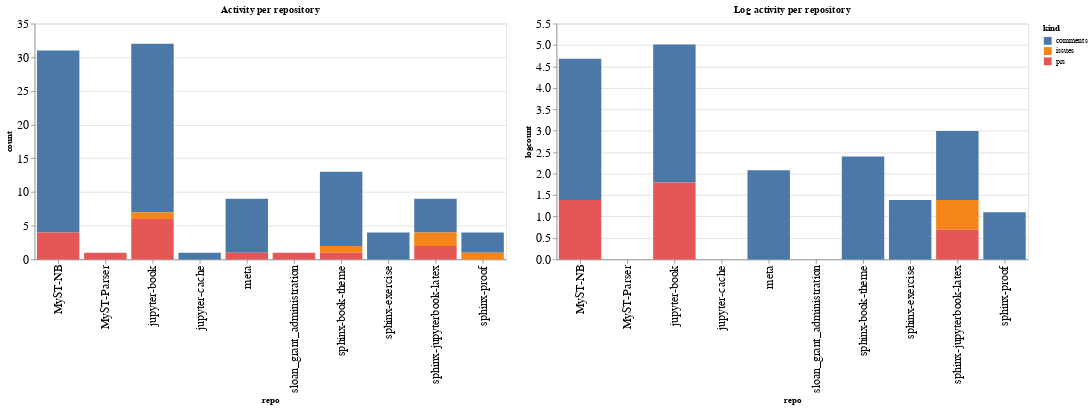

Notebook code for this chart:
### Code cell
ch1 = alt.Chart(repo_summaries, width=600, title="Activity per repository").mark_bar().encode(
    x='repo',
    y='count',
    color='kind',
    tooltip="kind"
)

ch2 = alt.Chart(repo_summaries, width=600, title="Log activity per repository").mark_bar().encode(
    x='repo',
    y='logcount',
    color='kind',
    tooltip="kind"
)

ch1 | ch2

### Figure 1 — Vega-Lite specification as saved in the notebook (floating-point values rounded to 4 significant figures)
{"config": {"axisLeft": {"labelFontSize": 15}, "axisBottom": {"labelFontSize": 15}}, "hconcat": [{"mark": "bar", "encoding": {"color": {"type": "nominal", "field": "kind"}, "tooltip": {"type": "nominal", "field": "kind"}, "x": {"type": "nominal", "field": "repo"}, "y": {"type": "quantitative", "field": "count"}}, "title": "Activity per repository", "width": 600}, {"mark": "bar", "encoding": {"color": {"type": "nominal", "field": "kind"}, "tooltip": {"type": "nominal", "field": "kind"}, "x": {"type": "nominal", "field": "repo"}, "y": {"type": "quantitative", "field": "logcount"}}, "title": "Log activity per repository", "width": 600}], "data": {"name": "data-67240293dc2d2fb8eb02f8e215dbd7a5"}, "$schema": "https://vega.github.io/schema/vega-lite/v4.8.1.json", "datasets": {"data-67240293dc2d2fb8eb02f8e215dbd7a5": [{"repo": "MyST-NB", "kind": "comments", "count": 27, "logcount": 3.296}, {"repo": "MyST-NB", "kind": "prs", "count": 4, "logcount": 1.386}, {"repo": "MyST-Parser", "kind": "prs", "count": 1, "logcount": 0.0}, {"repo": "jupyter-book", "kind": "comments", "count": 25, "logcount": 3.219}, {"repo": "jupyter-book", "kind": "issues", "count": 1, "logcount": 0.0}, {"repo": "jupyter-book", "kind": "prs", "count": 6, "logcount": 1.792}, {"repo": "jupyter-cache", "kind": "comments", "count": 1, "logcount": 0.0}, {"repo": "meta", "kind": "comments", "count": 8, "logcount": 2.079}, {"repo": "meta", "kind": "prs", "count": 1, "logcount": 0.0}, {"repo": "sloan_grant_administration", "kind": "prs", "count": 1, "logcount": 0.0}, {"repo": "sphinx-book-theme", "kind": "comments", "count": 11, "logcount": 2.398}, {"repo": "sphinx-book-theme", "kind": "issues", "count": 1, "logcount": 0.0}, {"repo": "sphinx-book-theme", "kind": "prs", "count": 1, "logcount": 0.0}, {"repo": "sphinx-exercise", "kind": "comments", "count": 4, "logcount": 1.386}, {"repo": "sphinx-jupyterbook-latex", "kind": "comments", "count": 5, "logcount": 1.609}, {"repo": "sphinx-jupyterbook-latex", "kind": "issues", "count": 2, "logcount": 0.6931}, {"repo": "sphinx-jupyterbook-latex", "kind": "prs", "count": 2, "logcount": 0.6931}, {"repo": "sphinx-proof", "kind": "comments", "count": 3, "logcount": 1.099}, {"repo": "sphinx-proof", "kind": "issues", "count": 1, "logcount": 0.0}]}}
